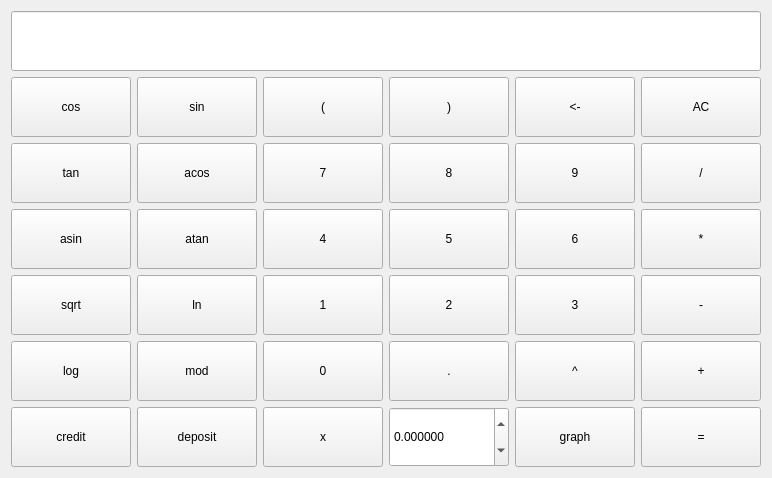
      <widget class="QWidget" name="page">
       <layout class="QVBoxLayout" name="verticalLayout_2">
        <item>
         <widget class="QLineEdit" name="lineEdit">
          <property name="sizePolicy">
           <sizepolicy hsizetype="Expanding" vsizetype="Expanding">
            <horstretch>0</horstretch>
            <verstretch>0</verstretch>
           </sizepolicy>
          </property>
          <property name="minimumSize">
           <size>
            <width>0</width>
            <height>60</height>
           </size>
          </property>
          <property name="font">
           <font>
            <pointsize>20</pointsize>
           </font>
          </property>
          <property name="styleSheet">
           <string notr="true">color: rgb(0, 0, 0);</string>
          </property>
          <property name="maxLength">
           <number>3000</number>
          </property>
          <property name="alignment">
           <set>Qt::AlignRight|Qt::AlignTrailing|Qt::AlignVCenter</set>
          </property>
         </widget>
        </item>
        <item>
         <layout class="QHBoxLayout" name="horizontalLayout">
          <item>
           <widget class="QPushButton" name="pushButton_cos">
            <property name="sizePolicy">
             <sizepolicy hsizetype="Expanding" vsizetype="Expanding">
              <horstretch>0</horstretch>
              <verstretch>0</verstretch>
             </sizepolicy>
            </property>
            <property name="minimumSize">
             <size>
              <width>120</width>
              <height>60</height>
             </size>
            </property>
            <property name="text">
             <string>cos</string>
            </property>
           </widget>
          </item>
          <item>
           <widget class="QPushButton" name="pushButton_sin">
            <property name="sizePolicy">
             <sizepolicy hsizetype="Expanding" vsizetype="Expanding">
              <horstretch>0</horstretch>
              <verstretch>60</verstretch>
             </sizepolicy>
            </property>
            <property name="minimumSize">
             <size>
              <width>120</width>
              <height>60</height>
             </size>
            </property>
            <property name="text">
             <string>sin</string>
            </property>
           </widget>
          </item>
          <item>
           <widget class="QPushButton" name="pushButton_openBracket">
            <property name="sizePolicy">
             <sizepolicy hsizetype="Expanding" vsizetype="Expanding">
              <horstretch>0</horstretch>
              <verstretch>60</verstretch>
             </sizepolicy>
            </property>
            <property name="minimumSize">
             <size>
              <width>120</width>
              <height>60</height>
             </size>
            </property>
            <property name="text">
             <string>(</string>
            </property>
           </widget>
          </item>
          <item>
           <widget class="QPushButton" name="pushButton_closeBracket">
            <property name="sizePolicy">
             <sizepolicy hsizetype="Expanding" vsizetype="Expanding">
              <horstretch>0</horstretch>
              <verstretch>60</verstretch>
             </sizepolicy>
            </property>
            <property name="minimumSize">
             <size>
              <width>120</width>
              <height>60</height>
             </size>
            </property>
            <property name="text">
             <string>)</string>
            </property>
           </widget>
          </item>
          <item>
           <widget class="QPushButton" name="pushButton_erase">
            <property name="sizePolicy">
             <sizepolicy hsizetype="Expanding" vsizetype="Expanding">
              <horstretch>0</horstretch>
              <verstretch>60</verstretch>
             </sizepolicy>
            </property>
            <property name="minimumSize">
             <size>
              <width>120</width>
              <height>60</height>
             </size>
            </property>
            <property name="text">
             <string>&lt;-</string>
            </property>
           </widget>
          </item>
          <item>
           <widget class="QPushButton" name="pushButton_clear">
            <property name="sizePolicy">
             <sizepolicy hsizetype="Expanding" vsizetype="Expanding">
              <horstretch>0</horstretch>
              <verstretch>60</verstretch>
             </sizepolicy>
            </property>
            <property name="minimumSize">
             <size>
              <width>120</width>
              <height>60</height>
             </size>
            </property>
            <property name="text">
             <string>АС</string>
            </property>
           </widget>
          </item>
         </layout>
        </item>
        <item>
         <layout class="QHBoxLayout" name="horizontalLayout_2">
          <item>
           <widget class="QPushButton" name="pushButton_tan">
            <property name="sizePolicy">
             <sizepolicy hsizetype="Expanding" vsizetype="Expanding">
              <horstretch>0</horstretch>
              <verstretch>60</verstretch>
             </sizepolicy>
            </property>
            <property name="minimumSize">
             <size>
              <width>120</width>
              <height>60</height>
             </size>
            </property>
            <property name="text">
             <string>tan</string>
            </property>
           </widget>
          </item>
          <item>
           <widget class="QPushButton" name="pushButton_acos">
            <property name="sizePolicy">
             <sizepolicy hsizetype="Expanding" vsizetype="Expanding">
              <horstretch>0</horstretch>
              <verstretch>60</verstretch>
             </sizepolicy>
            </property>
            <property name="minimumSize">
             <size>
              <width>120</width>
              <height>60</height>
             </size>
            </property>
            <property name="text">
             <string>acos</string>
            </property>
           </widget>
          </item>
          <item>
           <widget class="QPushButton" name="pushButton_7">
            <property name="sizePolicy">
             <sizepolicy hsizetype="Expanding" vsizetype="Expanding">
              <horstretch>0</horstretch>
              <verstretch>60</verstretch>
             </sizepolicy>
            </property>
            <property name="minimumSize">
             <size>
              <width>120</width>
              <height>60</height>
             </size>
            </property>
            <property name="text">
             <string>7</string>
            </property>
           </widget>
          </item>
          <item>
           <widget class="QPushButton" name="pushButton_8">
            <property name="sizePolicy">
             <sizepolicy hsizetype="Expanding" vsizetype="Expanding">
              <horstretch>0</horstretch>
              <verstretch>60</verstretch>
             </sizepolicy>
            </property>
            <property name="minimumSize">
             <size>
              <width>120</width>
              <height>60</height>
             </size>
            </property>
            <property name="text">
             <string>8</string>
            </property>
           </widget>
          </item>
          <item>
           <widget class="QPushButton" name="pushButton_9">
            <property name="sizePolicy">
             <sizepolicy hsizetype="Expanding" vsizetype="Expanding">
              <horstretch>0</horstretch>
              <verstretch>60</verstretch>
             </sizepolicy>
            </property>
            <property name="minimumSize">
             <size>
              <width>120</width>
              <height>60</height>
             </size>
            </property>
            <property name="text">
             <string>9</string>
            </property>
           </widget>
          </item>
          <item>
           <widget class="QPushButton" name="pushButton_div">
            <property name="sizePolicy">
             <sizepolicy hsizetype="Expanding" vsizetype="Expanding">
              <horstretch>0</horstretch>
              <verstretch>60</verstretch>
             </sizepolicy>
            </property>
            <property name="minimumSize">
             <size>
              <width>120</width>
              <height>60</height>
             </size>
            </property>
            <property name="text">
             <string>/</string>
            </property>
           </widget>
          </item>
         </layout>
        </item>
        <item>
         <layout class="QHBoxLayout" name="horizontalLayout_3">
          <item>
           <widget class="QPushButton" name="pushButton_asin">
            <property name="sizePolicy">
             <sizepolicy hsizetype="Expanding" vsizetype="Expanding">
              <horstretch>0</horstretch>
              <verstretch>60</verstretch>
             </sizepolicy>
            </property>
            <property name="minimumSize">
             <size>
              <width>120</width>
              <height>60</height>
             </size>
            </property>
            <property name="text">
             <string>asin</string>
            </property>
           </widget>
          </item>
          <item>
           <widget class="QPushButton" name="pushButton_atan">
            <property name="sizePolicy">
             <sizepolicy hsizetype="Expanding" vsizetype="Expanding">
              <horstretch>0</horstretch>
              <verstretch>60</verstretch>
             </sizepolicy>
            </property>
            <property name="minimumSize">
             <size>
              <width>120</width>
              <height>60</height>
             </size>
            </property>
            <property name="text">
             <string>atan</string>
            </property>
           </widget>
          </item>
          <item>
           <widget class="QPushButton" name="pushButton_4">
            <property name="sizePolicy">
             <sizepolicy hsizetype="Expanding" vsizetype="Expanding">
              <horstretch>0</horstretch>
              <verstretch>60</verstretch>
             </sizepolicy>
            </property>
            <property name="minimumSize">
             <size>
              <width>120</width>
              <height>60</height>
             </size>
            </property>
            <property name="text">
             <string>4</string>
            </property>
           </widget>
          </item>
          <item>
           <widget class="QPushButton" name="pushButton_5">
            <property name="sizePolicy">
             <sizepolicy hsizetype="Expanding" vsizetype="Expanding">
              <horstretch>0</horstretch>
              <verstretch>60</verstretch>
             </sizepolicy>
            </property>
            <property name="minimumSize">
             <size>
              <width>120</width>
              <height>60</height>
             </size>
            </property>
            <property name="text">
             <string>5</string>
            </property>
           </widget>
          </item>
          <item>
           <widget class="QPushButton" name="pushButton_6">
            <property name="sizePolicy">
             <sizepolicy hsizetype="Expanding" vsizetype="Expanding">
              <horstretch>0</horstretch>
              <verstretch>60</verstretch>
             </sizepolicy>
            </property>
            <property name="minimumSize">
             <size>
              <width>120</width>
              <height>60</height>
             </size>
            </property>
            <property name="text">
             <string>6</string>
            </property>
           </widget>
          </item>
          <item>
           <widget class="QPushButton" name="pushButton_multi">
            <property name="sizePolicy">
             <sizepolicy hsizetype="Expanding" vsizetype="Expanding">
              <horstretch>0</horstretch>
              <verstretch>60</verstretch>
             </sizepolicy>
            </property>
            <property name="minimumSize">
             <size>
              <width>120</width>
              <height>60</height>
             </size>
            </property>
            <property name="text">
             <string>*</string>
            </property>
           </widget>
          </item>
         </layout>
        </item>
        <item>
         <layout class="QHBoxLayout" name="horizontalLayout_4">
          <item>
           <widget class="QPushButton" name="pushButton_sqrt">
            <property name="sizePolicy">
             <sizepolicy hsizetype="Expanding" vsizetype="Expanding">
              <horstretch>0</horstretch>
              <verstretch>60</verstretch>
             </sizepolicy>
            </property>
            <property name="minimumSize">
             <size>
              <width>120</width>
              <height>60</height>
             </size>
            </property>
            <property name="text">
             <string>sqrt</string>
            </property>
           </widget>
          </item>
          <item>
           <widget class="QPushButton" name="pushButton_ln">
            <property name="sizePolicy">
             <sizepolicy hsizetype="Expanding" vsizetype="Expanding">
              <horstretch>0</horstretch>
              <verstretch>60</verstretch>
             </sizepolicy>
            </property>
            <property name="minimumSize">
             <size>
              <width>120</width>
              <height>60</height>
             </size>
            </property>
            <property name="text">
             <string>ln</string>
            </property>
           </widget>
          </item>
          <item>
           <widget class="QPushButton" name="pushButton_1">
            <property name="sizePolicy">
             <sizepolicy hsizetype="Expanding" vsizetype="Expanding">
              <horstretch>0</horstretch>
              <verstretch>60</verstretch>
             </sizepolicy>
            </property>
            <property name="minimumSize">
             <size>
              <width>120</width>
              <height>60</height>
             </size>
            </property>
            <property name="text">
             <string>1</string>
            </property>
           </widget>
          </item>
          <item>
           <widget class="QPushButton" name="pushButton_2">
            <property name="sizePolicy">
             <sizepolicy hsizetype="Expanding" vsizetype="Expanding">
              <horstretch>0</horstretch>
              <verstretch>60</verstretch>
             </sizepolicy>
            </property>
            <property name="minimumSize">
             <size>
              <width>120</width>
              <height>60</height>
             </size>
            </property>
            <property name="text">
             <string>2</string>
            </property>
           </widget>
          </item>
          <item>
           <widget class="QPushButton" name="pushButton_3">
            <property name="sizePolicy">
             <sizepolicy hsizetype="Expanding" vsizetype="Expanding">
              <horstretch>0</horstretch>
              <verstretch>60</verstretch>
             </sizepolicy>
            </property>
            <property name="minimumSize">
             <size>
              <width>120</width>
              <height>60</height>
             </size>
            </property>
            <property name="text">
             <string>3</string>
            </property>
           </widget>
          </item>
          <item>
           <widget class="QPushButton" name="pushButton_munis">
            <property name="sizePolicy">
             <sizepolicy hsizetype="Expanding" vsizetype="Expanding">
              <horstretch>0</horstretch>
              <verstretch>60</verstretch>
             </sizepolicy>
            </property>
            <property name="minimumSize">
             <size>
              <width>120</width>
              <height>60</height>
             </size>
            </property>
            <property name="text">
             <string>-</string>
            </property>
           </widget>
          </item>
         </layout>
        </item>
        <item>
         <layout class="QHBoxLayout" name="horizontalLayout_5">
          <item>
           <widget class="QPushButton" name="pushButton_log">
            <property name="sizePolicy">
             <sizepolicy hsizetype="Expanding" vsizetype="Expanding">
              <horstretch>0</horstretch>
              <verstretch>60</verstretch>
             </sizepolicy>
            </property>
            <property name="minimumSize">
             <size>
              <width>120</width>
              <height>60</height>
             </size>
            </property>
            <property name="text">
             <string>log</string>
            </property>
           </widget>
          </item>
          <item>
           <widget class="QPushButton" name="pushButton_mod">
            <property name="sizePolicy">
             <sizepolicy hsizetype="Expanding" vsizetype="Expanding">
              <horstretch>0</horstretch>
              <verstretch>60</verstretch>
             </sizepolicy>
            </property>
            <property name="minimumSize">
             <size>
              <width>120</width>
              <height>60</height>
             </size>
            </property>
            <property name="text">
             <string>mod</string>
            </property>
           </widget>
          </item>
          <item>
           <widget class="QPushButton" name="pushButton_0">
            <property name="sizePolicy">
             <sizepolicy hsizetype="Expanding" vsizetype="Expanding">
              <horstretch>0</horstretch>
              <verstretch>60</verstretch>
             </sizepolicy>
            </property>
            <property name="minimumSize">
             <size>
              <width>120</width>
              <height>60</height>
             </size>
            </property>
            <property name="text">
             <string>0</string>
            </property>
           </widget>
          </item>
          <item>
           <widget class="QPushButton" name="pushButton_dot">
            <property name="sizePolicy">
             <sizepolicy hsizetype="Expanding" vsizetype="Expanding">
              <horstretch>0</horstretch>
              <verstretch>60</verstretch>
             </sizepolicy>
            </property>
            <property name="minimumSize">
             <size>
              <width>120</width>
              <height>60</height>
             </size>
            </property>
            <property name="text">
             <string>.</string>
            </property>
           </widget>
          </item>
          <item>
           <widget class="QPushButton" name="pushButton_exp">
            <property name="sizePolicy">
             <sizepolicy hsizetype="Expanding" vsizetype="Expanding">
              <horstretch>0</horstretch>
              <verstretch>60</verstretch>
             </sizepolicy>
            </property>
            <property name="minimumSize">
             <size>
              <width>120</width>
              <height>60</height>
             </size>
            </property>
            <property name="text">
             <string>^</string>
            </property>
           </widget>
          </item>
          <item>
           <widget class="QPushButton" name="pushButton_plus">
            <property name="sizePolicy">
             <sizepolicy hsizetype="Expanding" vsizetype="Expanding">
              <horstretch>0</horstretch>
              <verstretch>60</verstretch>
             </sizepolicy>
            </property>
            <property name="minimumSize">
             <size>
              <width>120</width>
              <height>60</height>
             </size>
            </property>
            <property name="text">
             <string>+</string>
            </property>
           </widget>
          </item>
         </layout>
        </item>
        <item>
         <layout class="QHBoxLayout" name="horizontalLayout_6">
          <item>
           <widget class="QPushButton" name="pushButton_creditCalc">
            <property name="sizePolicy">
             <sizepolicy hsizetype="Expanding" vsizetype="Expanding">
              <horstretch>0</horstretch>
              <verstretch>60</verstretch>
             </sizepolicy>
            </property>
            <property name="minimumSize">
             <size>
              <width>120</width>
              <height>60</height>
             </size>
            </property>
            <property name="text">
             <string>credit</string>
            </property>
           </widget>
          </item>
          <item>
           <widget class="QPushButton" name="pushButton_depositCalc">
            <property name="sizePolicy">
             <sizepolicy hsizetype="Expanding" vsizetype="Expanding">
              <horstretch>0</horstretch>
              <verstretch>60</verstretch>
             </sizepolicy>
            </property>
            <property name="minimumSize">
             <size>
              <width>120</width>
              <height>60</height>
             </size>
            </property>
            <property name="text">
             <string>deposit</string>
            </property>
           </widget>
          </item>
          <item>
           <widget class="QPushButton" name="pushButton_x">
            <property name="sizePolicy">
             <sizepolicy hsizetype="Expanding" vsizetype="Expanding">
              <horstretch>0</horstretch>
              <verstretch>60</verstretch>
             </sizepolicy>
            </property>
            <property name="minimumSize">
             <size>
              <width>120</width>
              <height>60</height>
             </size>
            </property>
            <property name="text">
             <string>x</string>
            </property>
           </widget>
          </item>
          <item>
           <widget class="QDoubleSpinBox" name="doubleSpinBox_x">
            <property name="sizePolicy">
             <sizepolicy hsizetype="Expanding" vsizetype="Expanding">
              <horstretch>0</horstretch>
              <verstretch>60</verstretch>
             </sizepolicy>
            </property>
            <property name="minimumSize">
             <size>
              <width>0</width>
              <height>0</height>
             </size>
            </property>
            <property name="decimals">
             <number>6</number>
            </property>
            <property name="minimum">
             <double>-9223372036854775808.000000000000000</double>
            </property>
            <property name="maximum">
             <double>9223372036854775808.000000000000000</double>
            </property>
            <property name="singleStep">
             <double>0.000001000000000</double>
            </property>
           </widget>
          </item>
          <item>
           <widget class="QPushButton" name="pushButton_graph">
            <property name="sizePolicy">
             <sizepolicy hsizetype="Expanding" vsizetype="Expanding">
              <horstretch>0</horstretch>
              <verstretch>60</verstretch>
             </sizepolicy>
            </property>
            <property name="minimumSize">
             <size>
              <width>120</width>
              <height>60</height>
             </size>
            </property>
            <property name="text">
             <string>graph</string>
            </property>
           </widget>
          </item>
          <item>
           <widget class="QPushButton" name="pushButton_getResult">
            <property name="sizePolicy">
             <sizepolicy hsizetype="Expanding" vsizetype="Expanding">
              <horstretch>0</horstretch>
              <verstretch>60</verstretch>
             </sizepolicy>
            </property>
            <property name="minimumSize">
             <size>
              <width>120</width>
              <height>60</height>
             </size>
            </property>
            <property name="text">
             <string>=</string>
            </property>
           </widget>
          </item>
         </layout>
        </item>
       </layout>
      </widget>
